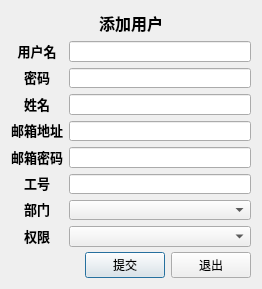
<?xml version="1.0" encoding="UTF-8"?>
<ui version="4.0">
 <class>EditUser</class>
 <widget class="QDialog" name="EditUser">
  <property name="geometry">
   <rect>
    <x>0</x>
    <y>0</y>
    <width>262</width>
    <height>289</height>
   </rect>
  </property>
  <property name="minimumSize">
   <size>
    <width>249</width>
    <height>289</height>
   </size>
  </property>
  <property name="maximumSize">
   <size>
    <width>1920</width>
    <height>289</height>
   </size>
  </property>
  <property name="windowTitle">
   <string>Dialog</string>
  </property>
  <layout class="QVBoxLayout" name="verticalLayout_4">
   <item>
    <layout class="QVBoxLayout" name="verticalLayout_3">
     <item>
      <widget class="QLabel" name="label_9">
       <property name="text">
        <string>&lt;html&gt;&lt;head/&gt;&lt;body&gt;&lt;p align=&quot;center&quot;&gt;&lt;span style=&quot; font-size:12pt; font-weight:600;&quot;&gt;添加用户&lt;/span&gt;&lt;/p&gt;&lt;/body&gt;&lt;/html&gt;</string>
       </property>
      </widget>
     </item>
     <item>
      <layout class="QHBoxLayout" name="horizontalLayout_3">
       <item>
        <layout class="QVBoxLayout" name="verticalLayout_2">
         <item>
          <widget class="QLabel" name="label">
           <property name="text">
            <string>&lt;html&gt;&lt;head/&gt;&lt;body&gt;&lt;p align=&quot;center&quot;&gt;&lt;span style=&quot; font-size:10pt; font-weight:600;&quot;&gt;用户名&lt;/span&gt;&lt;/p&gt;&lt;/body&gt;&lt;/html&gt;</string>
           </property>
          </widget>
         </item>
         <item>
          <widget class="QLabel" name="label_2">
           <property name="text">
            <string>&lt;html&gt;&lt;head/&gt;&lt;body&gt;&lt;p align=&quot;center&quot;&gt;&lt;span style=&quot; font-size:10pt; font-weight:600;&quot;&gt;密码&lt;/span&gt;&lt;/p&gt;&lt;/body&gt;&lt;/html&gt;</string>
           </property>
          </widget>
         </item>
         <item>
          <widget class="QLabel" name="label_3">
           <property name="text">
            <string>&lt;html&gt;&lt;head/&gt;&lt;body&gt;&lt;p align=&quot;center&quot;&gt;&lt;span style=&quot; font-size:10pt; font-weight:600;&quot;&gt;姓名&lt;/span&gt;&lt;/p&gt;&lt;/body&gt;&lt;/html&gt;</string>
           </property>
          </widget>
         </item>
         <item>
          <widget class="QLabel" name="label_4">
           <property name="text">
            <string>&lt;html&gt;&lt;head/&gt;&lt;body&gt;&lt;p align=&quot;center&quot;&gt;&lt;span style=&quot; font-size:10pt; font-weight:600;&quot;&gt;邮箱地址&lt;/span&gt;&lt;/p&gt;&lt;/body&gt;&lt;/html&gt;</string>
           </property>
          </widget>
         </item>
         <item>
          <widget class="QLabel" name="label_5">
           <property name="text">
            <string>&lt;html&gt;&lt;head/&gt;&lt;body&gt;&lt;p align=&quot;center&quot;&gt;&lt;span style=&quot; font-size:10pt; font-weight:600;&quot;&gt;邮箱密码&lt;/span&gt;&lt;/p&gt;&lt;/body&gt;&lt;/html&gt;</string>
           </property>
          </widget>
         </item>
         <item>
          <widget class="QLabel" name="label_6">
           <property name="text">
            <string>&lt;html&gt;&lt;head/&gt;&lt;body&gt;&lt;p align=&quot;center&quot;&gt;&lt;span style=&quot; font-size:10pt; font-weight:600;&quot;&gt;工号&lt;/span&gt;&lt;/p&gt;&lt;/body&gt;&lt;/html&gt;</string>
           </property>
          </widget>
         </item>
         <item>
          <widget class="QLabel" name="label_7">
           <property name="text">
            <string>&lt;html&gt;&lt;head/&gt;&lt;body&gt;&lt;p align=&quot;center&quot;&gt;&lt;span style=&quot; font-size:10pt; font-weight:600;&quot;&gt;部门&lt;/span&gt;&lt;/p&gt;&lt;/body&gt;&lt;/html&gt;</string>
           </property>
          </widget>
         </item>
         <item>
          <widget class="QLabel" name="label_8">
           <property name="text">
            <string>&lt;html&gt;&lt;head/&gt;&lt;body&gt;&lt;p align=&quot;center&quot;&gt;&lt;span style=&quot; font-size:10pt; font-weight:600;&quot;&gt;权限&lt;/span&gt;&lt;/p&gt;&lt;/body&gt;&lt;/html&gt;</string>
           </property>
          </widget>
         </item>
        </layout>
       </item>
       <item>
        <layout class="QVBoxLayout" name="verticalLayout">
         <item>
          <widget class="QLineEdit" name="lineEditUserName"/>
         </item>
         <item>
          <widget class="QLineEdit" name="lineEditPassword"/>
         </item>
         <item>
          <widget class="QLineEdit" name="lineEditCaption"/>
         </item>
         <item>
          <widget class="QLineEdit" name="lineEditEmail">
           <property name="minimumSize">
            <size>
             <width>161</width>
             <height>20</height>
            </size>
           </property>
           <property name="toolTip">
            <string>&lt;html&gt;&lt;head/&gt;&lt;body&gt;&lt;p align=&quot;center&quot;&gt;&lt;br/&gt;&lt;/p&gt;&lt;/body&gt;&lt;/html&gt;</string>
           </property>
           <property name="text">
            <string/>
           </property>
          </widget>
         </item>
         <item>
          <widget class="QLineEdit" name="lineEditEmailPassword"/>
         </item>
         <item>
          <widget class="QLineEdit" name="lineEditNO"/>
         </item>
         <item>
          <widget class="QComboBox" name="comboBoxDepart"/>
         </item>
         <item>
          <widget class="QComboBox" name="comboBoxRightName">
           <property name="enabled">
            <bool>true</bool>
           </property>
          </widget>
         </item>
        </layout>
       </item>
      </layout>
     </item>
     <item>
      <layout class="QHBoxLayout" name="horizontalLayout_2">
       <item>
        <spacer name="horizontalSpacer">
         <property name="orientation">
          <enum>Qt::Horizontal</enum>
         </property>
         <property name="sizeHint" stdset="0">
          <size>
           <width>40</width>
           <height>20</height>
          </size>
         </property>
        </spacer>
       </item>
       <item>
        <widget class="QPushButton" name="pushButtonSubmit">
         <property name="text">
          <string>提交</string>
         </property>
        </widget>
       </item>
       <item>
        <widget class="QPushButton" name="pushButtonQuit">
         <property name="text">
          <string>退出</string>
         </property>
        </widget>
       </item>
      </layout>
     </item>
    </layout>
   </item>
  </layout>
 </widget>
 <resources/>
 <connections/>
 <slots>
  <slot>confirm()</slot>
 </slots>
</ui>
